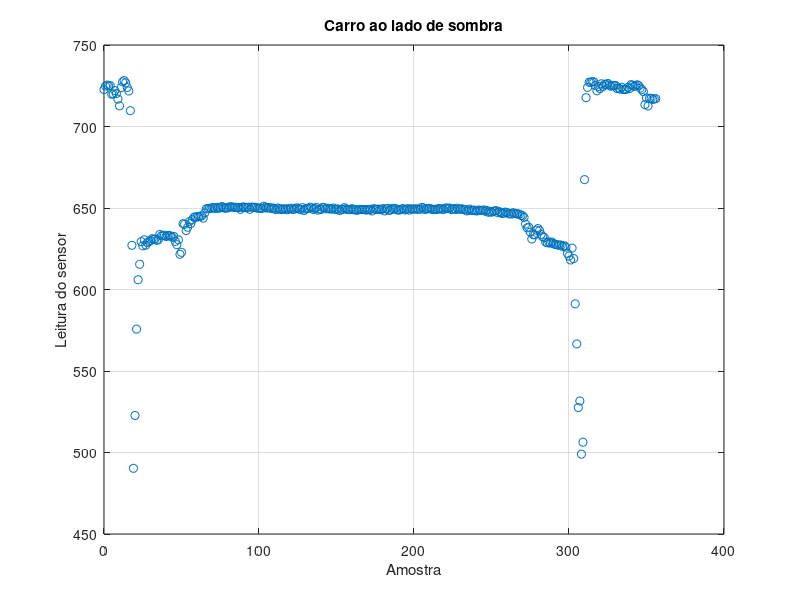
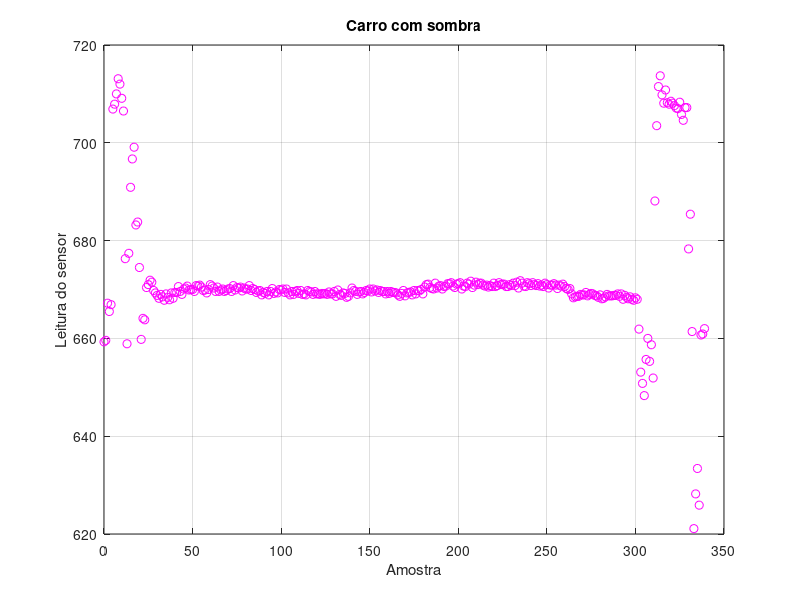
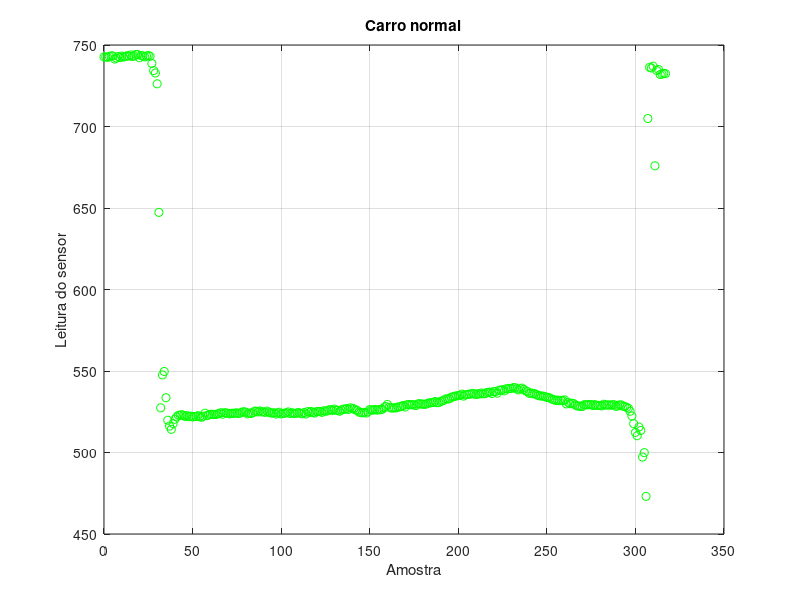

Source code (MATLAB) for these figures, in order:
text_file = fopen('carro_ao_lado_de_somra.txt');
t = textscan(text_file, '%f%f', 'Delimiter',',');
fclose(text_file);
x=t{1};
y=t{2};
figure(1)
plot(x, y, 'o')
grid
title('Carro ao lado de sombra')
xlabel('Amostra')
ylabel('Leitura do sensor')

text_file = fopen('carro_nubladao.txt');
t = textscan(text_file, '%f%f', 'Delimiter',',');
fclose(text_file);
x=t{1};
y=t{2};
figure(2)
plot(x, y, 'o', 'color', 'm')
grid
title('Carro com sombra')
xlabel('Amostra')
ylabel('Leitura do sensor')

text_file = fopen('teste1_oficial_com_carro.txt');
t = textscan(text_file, '%f%f', 'Delimiter',',');
fclose(text_file);
x=t{1};
y=t{2};
figure(3)
plot(x, y, 'o', 'color', 'g')
grid
title('Carro normal')
xlabel('Amostra')
ylabel('Leitura do sensor')
